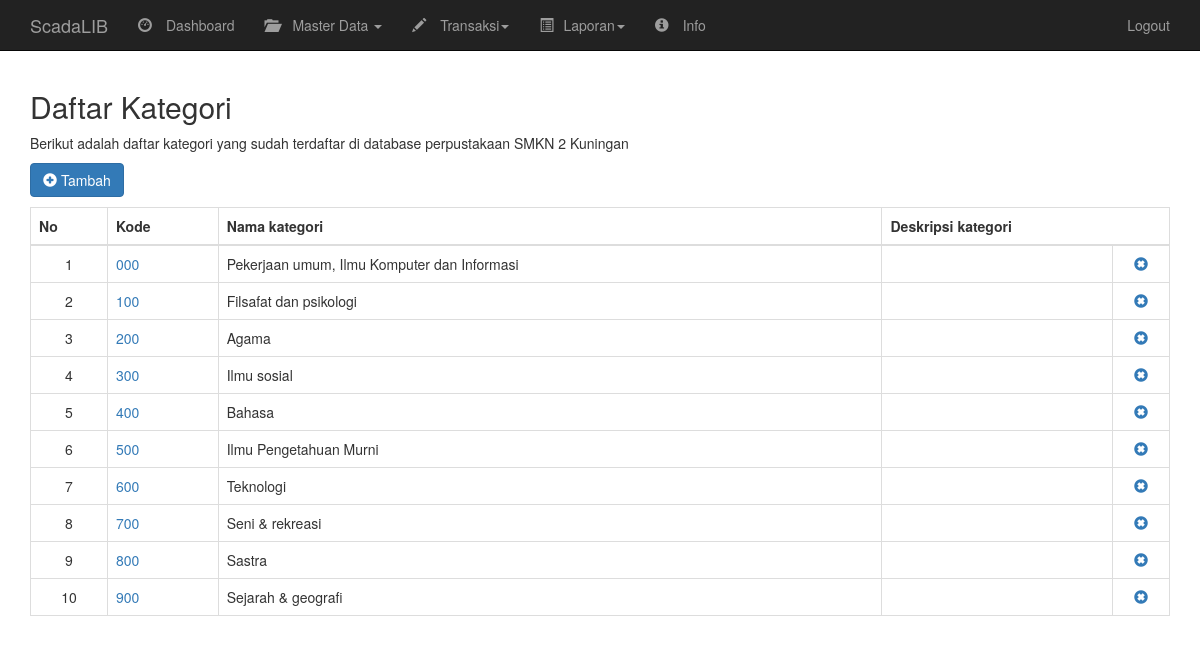
/index.php?file=kategori_list, run on the app's committed database.
### tables this page shows
CREATE TABLE IF NOT EXISTS `tbl_kategori` (
  `kode_kategori` varchar(10) NOT NULL,
  `nama_kategori` varchar(200) NOT NULL,
  `deskripsi_kategori` mediumtext NOT NULL,
  PRIMARY KEY (`kode_kategori`)
);

### kategori_list.php (the view, shortened to what this page needs)
<h2>Daftar Kategori</h2>
<p>Berikut adalah daftar kategori yang sudah terdaftar di database perpustakaan SMKN 2 Kuningan</p>
<p><a href="index.php?file=kategori_tambah" class="btn btn-primary"><span class="glyphicon glyphicon-plus-sign"></span> Tambah</a></p>
<div class="table-responsive">
<table class="table table-bordered table-hover">
	<thead>
		<tr>
			<th>No </th>
			<th>Kode</th>
			<th>Nama kategori</th>
			<th colspan="2">Deskripsi kategori</th>
		</tr>
	</thead>
	<tbody>
		<?php
		$sql_kategori=mysqli_query($konek,"SELECT * FROM tbl_kategori");
		$no_urut=null;
		while($data_kategori=mysqli_fetch_array($sql_kategori,MYSQLI_ASSOC)){
			$no_urut++;
			echo '<tr>
			<td align="center">'.$no_urut.'</td>
			<td><a href="index.php?file=kategori_edit&kode='.$data_kategori['kode_kategori'].'">'.$data_kategori['kode_kategori'].'</a></td>
			<td>'.$data_kategori['nama_kategori'].'</td>
			<td>'.$data_kategori['deskripsi_kategori'].'</td>
			<td align="center" width="5%"><a onclick="return window.confirm(\'yakin data ini di hapus?\')" href="index.php?file=kategori_hapus&kode='.$data_kategori['kode_kategori'].'"><span class="glyphicon glyphicon-remove-sign"></span></a></td>
			</tr>';
		}
		?>
	</tbody>
</table>
</div>

### index.php (shortened to what this page needs)
<!DOCTYPE html>
<html lang="en">
  <head>
    <link href="bootstrap/css/bootstrap.min.css" rel="stylesheet">
    <link href="bootstrap/css/navbar-fixed-top.css" rel="stylesheet">
    <link href="bootstrap/css/loader.css" rel="stylesheet">
  </head>
  <body>
<?php
include('navigasi.php');
?>
    <div class="container">
		<?php
		if (isset($_GET['file'])){
			include($_GET['file'].'.php');
			}else{
			include('dashboard.php');
			}
		?>
    </div>
	</body>
</html>

### navigasi.php (shortened to what this page needs)
 <nav class="navbar  navbar-inverse navbar-fixed-top">
   <div class="container">
     <div class="navbar-header">
       <a class="navbar-brand" href="index.php">ScadaLIB</a>
     </div>
     <div id="navbar" class="navbar-collapse collapse">
       <ul class="nav navbar-nav">
         <li><a href="index.php"><span class="glyphicon glyphicon-dashboard" style="margin-right:10px;"></span> Dashboard</a></li>
         <li class="dropdown">
           <a href="index.php" class="dropdown-toggle" data-toggle="dropdown" role="button" aria-haspopup="true" aria-expanded="false"><span class="glyphicon glyphicon-folder-open" style="margin-right:10px;"></span> Master Data <span class="caret"></span></a>
         </li>
<li class="dropdown">
           <a href="index.php" class="dropdown-toggle" data-toggle="dropdown" role="button" aria-haspopup="true" aria-expanded="false"><span class="glyphicon glyphicon-pencil" style="margin-right:10px;"></span> Transaksi<span class="caret"></span></a>
         </li>
<li class="dropdown">
           <a href="index.php" class="dropdown-toggle" data-toggle="dropdown" role="button" aria-haspopup="true" aria-expanded="false"><span class="glyphicon glyphicon-list-alt" style="margin-right:10px;"></span>Laporan<span class="caret"></span></a>
         </li>
  <li><a href="index.php?file=info"><span class="glyphicon glyphicon-info-sign" style="margin-right:10px;"></span> Info</a></li>
       </ul>
       <ul class="nav navbar-nav navbar-right">
         <li><a href="./">Logout</a></li>
       </ul>
     </div>
   </div>
 </nav>

### data on the page
tbl_kategori: kode_kategori "000", nama_kategori "Pekerjaan umum, Ilmu Komputer dan Informasi"
tbl_kategori: kode_kategori "100", nama_kategori "Filsafat dan psikologi"
tbl_kategori: kode_kategori "200", nama_kategori "Agama"
tbl_kategori: kode_kategori "300", nama_kategori "Ilmu sosial"
tbl_kategori: kode_kategori "400", nama_kategori "Bahasa"
tbl_kategori: kode_kategori "500", nama_kategori "Ilmu Pengetahuan Murni"
tbl_kategori: kode_kategori "600", nama_kategori "Teknologi"
tbl_kategori: kode_kategori "700", nama_kategori "Seni & rekreasi"
tbl_kategori: kode_kategori "800", nama_kategori "Sastra"
tbl_kategori: kode_kategori "900", nama_kategori "Sejarah & geografi"
